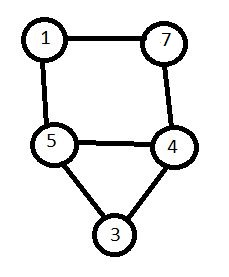
#> input picture Images/digi.jpg, 229 x 277 px
$ python -i utils.py   (imports and definitions only)
#> lines starting #> are read from the running program, lines starting #| are printed output that depends on the picture; after the words box and inside, x2 and y2 are one past the last pixel; in counts of white or black regions, pixels touching at a corner belong together
import cv2
import numpy as np
import math
from math import pi

# [4 lines left out: function relu, not called in this run]

def get_circlecontours(gray):

    kernel = np.ones((5,5),np.uint8)

    canny = cv2.Canny(gray,115,255)
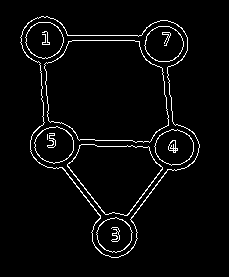
#> canny: shape (277, 229); 3.7% white in thin lines or dots, all inside (x1, y1, x2, y2) = (20, 16, 200, 258)

    gradient = cv2.morphologyEx(canny,cv2.MORPH_GRADIENT,kernel)
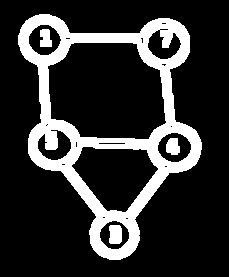
#> gradient: shape (277, 229); 19.1% white; 4 white regions, box (x1, y1, x2, y2) and area: (18, 14, 202, 260) 11531, (109, 225, 122, 244) 231, (166, 138, 180, 155) 194, (40, 29, 52, 47) 182
    gradient = cv2.erode(gradient,kernel,iterations=1)
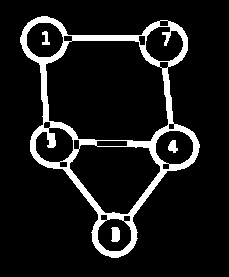
#> gradient: shape (277, 229); 10% white; 4 white regions
    contours, hierarchy = cv2.findContours(gradient,cv2.RETR_TREE,cv2.CHAIN_APPROX_SIMPLE)
#> contours = 23 contours; largest, box (x1, y1, x2, y2) and area: (20, 16, 200, 258) 25324, (45, 40, 169, 142) 10310, (69, 144, 161, 215) 4384, (155, 130, 194, 165) 1043, (26, 22, 64, 58) 1035

    output = gradient.copy()
    outs = gradient.copy()
    for contour in contours:
        cv2.fillPoly(output, pts =[contour], color=(255,255,255))
#> this loop made 23 passes
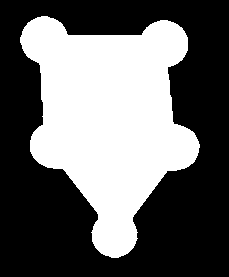
#> output: shape (277, 229); 40.5% white; 1 white region, box (x1, y1, x2, y2) and area: (20, 16, 200, 258) 25677
    output = cv2.Canny(output,115,255)
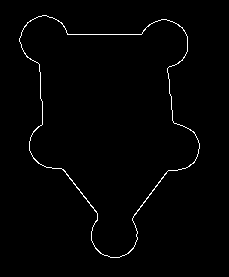
#> output: shape (277, 229); 1.3% white in thin lines or dots, all inside (x1, y1, x2, y2) = (19, 15, 200, 258)
    contours, hierarchy = cv2.findContours(output,cv2.RETR_EXTERNAL,cv2.CHAIN_APPROX_SIMPLE)
#> contours = 1 contour; box (x1, y1, x2, y2) and area: (19, 15, 200, 258) 25758

    circles = []
    for contour in contours:

        approx = cv2.approxPolyDP(contour,0.01*cv2.arcLength(contour,True),True)
        area = cv2.contourArea(contour)
        if ((len(approx) >= 9)):
            circles.append(contour)
#> this loop made 1 pass
#> area on pass 1: 25758
#> after the loop, circles has the same summary as contours


    return circles

# [117 lines left out: functions get_insquare, get_maskedcontours, resize, skeletonize, is_circle, padding, not called in this run]

def distance(a,b):
    res = math.sqrt((a[0]-b[0])**2+(a[1]-b[1])**2)
    return res

# [73 lines left out: functions quad, side_density, orien_density, quad_density, is_enclosed, not called in this run]

>>> import cv2
>>> picture = cv2.imread('Images/digi.jpg', cv2.IMREAD_GRAYSCALE)
>>> result = get_circlecontours(picture)
#> result has the same summary as contours in get_circlecontours

$ run again, on Images/hor.jpg
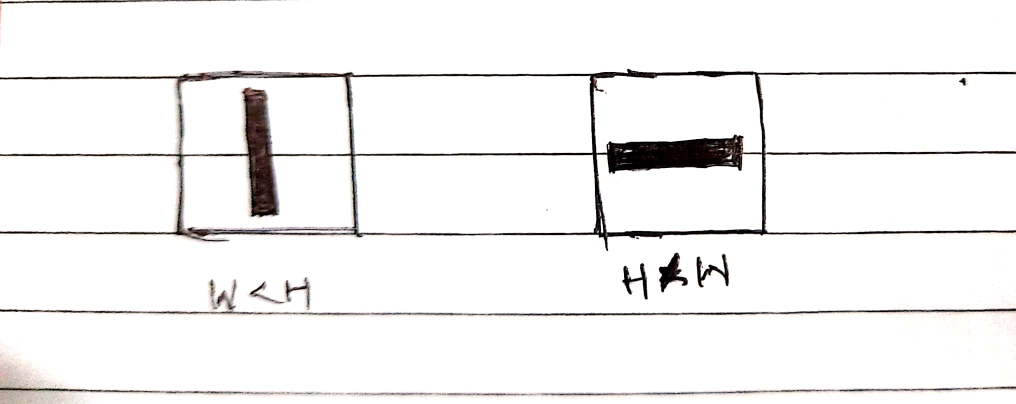
#> input picture Images/hor.jpg, 2032 x 808 px (shown at 1/2 size)
#> in get_circlecontours, `canny = cv2.Canny(gray,115,255)`:
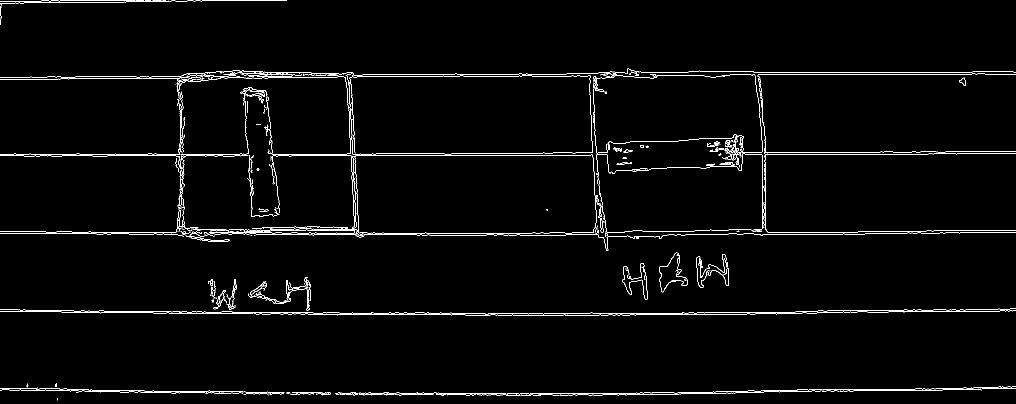
#> canny: shape (808, 2032) (shown at 1/2 size); 2% white in thin lines or dots
#> in get_circlecontours, `contours, hierarchy = cv2.findContours(gradient,cv2.RETR_TREE,cv2.CHAI..`: contours = 110 contours, 6 with area under 20; largest, box (x1, y1, x2, y2) and area: (0, 137, 2032, 502) 389790, (710, 310, 1193, 468) 73966, (700, 151, 1185, 309) 73407, (358, 153, 702, 310) 44194, (1187, 149, 1525, 306) 43507
#> the loop in get_circlecontours, `for contour in contours:` made 110 passes
#> contour on pass 58: [[1093, 418], [1093, 420], [1095, 420], [1095, 418]]
#> in get_circlecontours, `output = cv2.Canny(output,115,255)`:
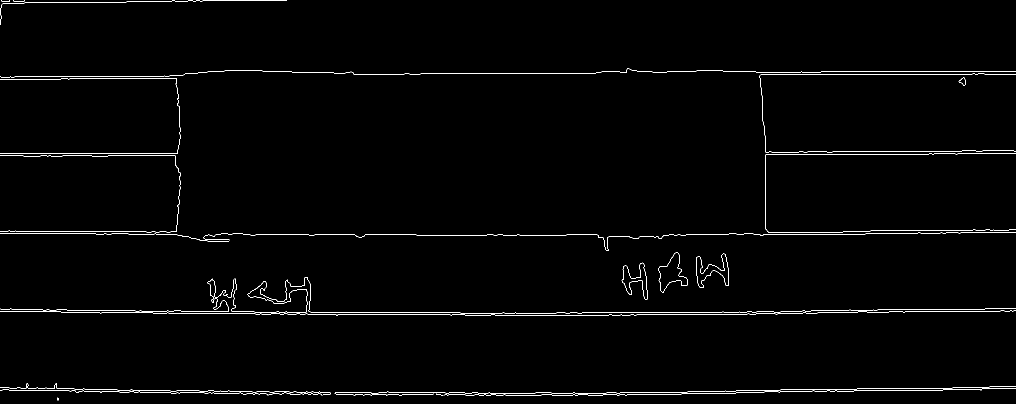
#> output: shape (808, 2032) (shown at 1/2 size); 1.2% white in thin lines or dots
#> in get_circlecontours, `contours, hierarchy = cv2.findContours(output,cv2.RETR_EXTERNAL,cv2.CH..`: contours = 28 contours, 24 with area under 20; largest, box (x1, y1, x2, y2) and area: (1317, 504, 1376, 585) 2152, (1392, 507, 1458, 575) 1674, (1243, 525, 1296, 599) 1365, (455, 554, 2032, 628) 30
#> the loop in get_circlecontours, `for contour in contours: ` made 28 passes
#> area on passes 15 to 17: 1365, 1674, 2152.5
#> after the loop in get_circlecontours, `for contour in contours:`: circles = 9 contours, 6 with area under 20; largest, box (x1, y1, x2, y2) and area: (1317, 504, 1376, 585) 2152, (1392, 507, 1458, 575) 1674, (1243, 525, 1296, 599) 1365
#> result has the same summary as circles in get_circlecontours

$ run again, on Images/nodes.PNG
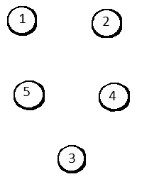
#> input picture Images/nodes.PNG, 146 x 187 px
#> picture is the input picture: shape (187, 146); min 0, max 255, mean 244.3
#> canny: shape (187, 146); 4.1% white in thin lines or dots, all inside (x1, y1, x2, y2) = (6, 5, 131, 174)
#> in get_circlecontours, `contours, hierarchy = cv2.findContours(gradient,cv2.RETR_TREE,cv2.CHAI..`: contours = 14 contours; largest, box (x1, y1, x2, y2) and area: (13, 80, 45, 111) 779, (98, 82, 131, 112) 760, (6, 5, 38, 36) 756, (91, 8, 122, 38) 748, (57, 144, 87, 174) 681
#> the loop in get_circlecontours, `for contour in contours:` made 14 passes
#> after the loop in get_circlecontours, `for contour in contours:`:
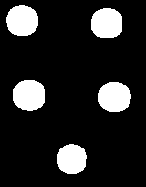
#> output: shape (187, 146); 14.5% white; 5 white regions, box (x1, y1, x2, y2) and area: (13, 80, 45, 111) 826, (98, 82, 131, 112) 806, (6, 5, 38, 36) 803, (91, 8, 122, 38) 794, (57, 144, 87, 174) 726
#> in get_circlecontours, `output = cv2.Canny(output,115,255)`:
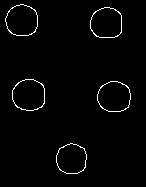
#> output: shape (187, 146); 1.9% white in thin lines or dots, all inside (x1, y1, x2, y2) = (5, 4, 131, 174)
#> in get_circlecontours, `contours, hierarchy = cv2.findContours(output,cv2.RETR_EXTERNAL,cv2.CH..`: contours = 5 contours; box (x1, y1, x2, y2) and area: (12, 79, 45, 111) 827, (97, 81, 131, 112) 806, (5, 4, 38, 36) 802, (90, 7, 122, 38) 792, (56, 143, 87, 174) 725
#> the loop in get_circlecontours, `for contour in contours: ` made 5 passes
#> area on passes 1 to 5: 725, 806.5, 827, 792, 802
#> after the loop in get_circlecontours, `for contour in contours:`: circles has the same summary as contours
#> result has the same summary as contours in get_circlecontours
